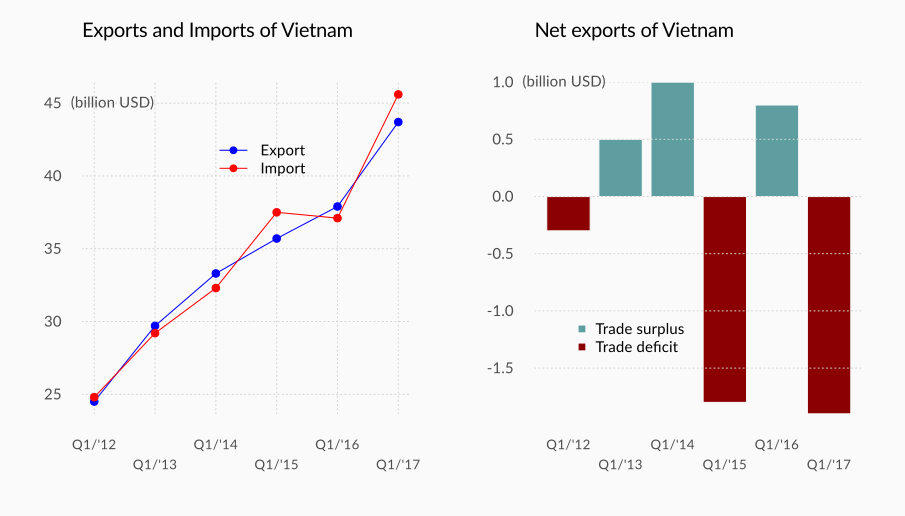

Write R code to recreate this figure.


out <- data.frame(
  year = c(2012:2017),
  ex = c(24.5, 29.7, 33.3, 35.7, 37.9, 43.7),
  im = c(24.8, 29.2, 32.3, 37.5, 37.1, 45.6)
)

out$year_lb <- paste0("Q1/'", 12:17)
out$net <- out$ex - out$im
out$net_color <- "cadetblue"
out$net_color[out$net < 0] <- "red4"

cairo_pdf("~/Dropbox/xuat_nhap_khau/ex_im.pdf", width=9.052083, height=5.153106)

par(bg = "gray98", family = "Lato", mfrow = c(1, 2), col.axis = "gray30")
## plot 1
plot.new()
plot.window(xlim = c(2012, 2017),
            ylim = range(c(out$ex, out$im)))
axis(1, at = out$year[c(1, 3, 5)], labels = out$year_lb[c(1, 3, 5)], tick = F, cex.axis = 0.8)
axis(1, at = out$year[c(2, 4, 6)], labels = out$year_lb[c(2, 4, 6)], tick = F, cex.axis = 0.8, line = 1)
axis(2, tick = F, las = 1, cex.axis = 0.9)
grid()
points(out$year, out$ex, type = "o", col = "blue", pch = 19)
points(out$year, out$im, type = "o", col = "red", pch = 19)
mtext("Exports and Imports of Vietnam", line = 2, adj = 0, cex = 1.2)
legend(2014, 43, legend = c("Export", "Import"), pch = 19, col = c("blue", "red"), bty = "n", lty = 1, cex = 0.9)
text(2012.3, 45, "(billion USD)", xpd = T, cex = 0.9, col = "gray30")
## plot 2
bp <- barplot(out$net, names.arg = F, col = out$net_color, border = F, las = 1, yaxt = "n")
axis(2, tick = F, las = 1, col = "gray98", lty = 1, cex.axis = 0.9)
grid(NA, NULL)
axis(1, at = bp[c(1, 3, 5)], labels = out$year_lb[c(1, 3, 5)], tick = F, cex.axis = 0.8)
axis(1, at = bp[c(2, 4, 6)], labels = out$year_lb[c(2, 4, 6)], tick = F, cex.axis = 0.8, line = 1)
mtext("Net exports of Vietnam", adj = 0, line = 2, cex = 1.2)
text(0.6, 1, "(billion USD)", xpd = T, cex = 0.9, col = "gray30")
legend(bp[1], -1, legend = c("Trade surplus", "Trade deficit"), col = c("cadetblue", "red4"), pch = 15, cex = 0.9, bty = "n")

dev.off()
